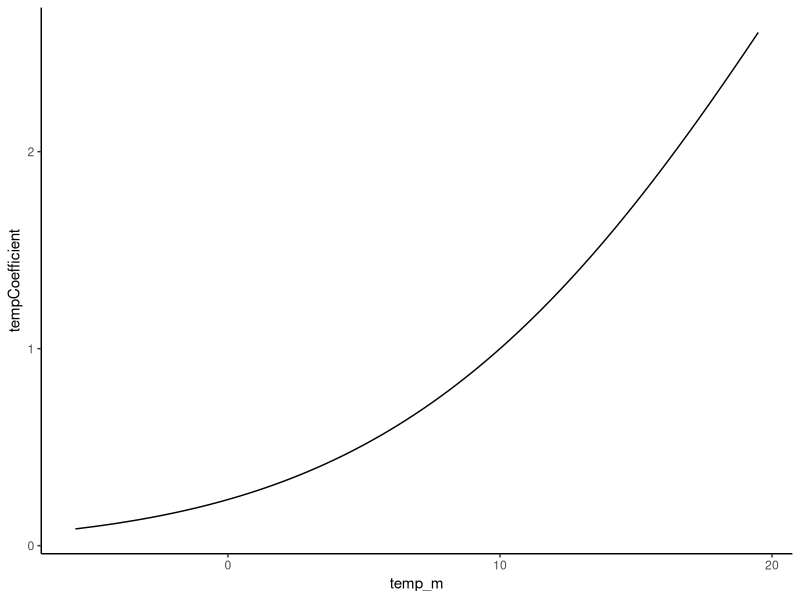

This chart was generated by the following R code: (Note: this script raises an error after producing the figure.)
library(tidyverse)

# Inputs ----

## Temperature ----
temperatures <- read.table("InputFiles/temp55years.txt")
colnames(temperatures) <- c("meanmonthlytemp")
head(temperatures)

## Soil ----
soil <- as.data.frame(readLines("InputFiles/input.txt"))
colnames(soil) <- c("vect")

paramtype <- c(rep("soilInit",9),
               rep("crop",10),
               rep("manure",11),
               rep("C14_crop",11),
               rep("C14_manure",12),
               rep("fom", 6))

soil_df <- soil |> 
  separate(vect, sep = "\t", into = c("soilparam","value")) |> 
  dplyr::mutate(soilparam = paste(soilparam, paramtype, sep="_")) |> 
  pivot_wider(names_from = "soilparam", 
              values_from = "value") |>   
  dplyr::select(!starts_with("[") & where(~!any(is.na(.)))) |> 
  dplyr::select(where(~!any(is.na(.)))) |> 
  mutate_if(is.character, as.numeric)


## C inputs ----

cinp <- read.table("InputFiles/data.txt", sep = "\t", header= TRUE)

colnames(cinp) <-c("year",
                   "Cinp_plant_top","Cinp_plant_sub",
                   "Cinp_Cmanure", "C14plant","C14manure")

# functions ----




# modifiying decomposition as afunction of monthly temperatures


tempdependence <- function(temp_m){
  tempCoefficient <- 
    7.24 * exp(-3.432 + 0.168 * temp_m * (1 - 0.5 * temp_m / 36.9))
  tempCoefficient
}

temp_m=temperatures$meanmonthlytemp

data.frame("tempCoefficient" = do.call(rbind, lapply(temp_m, tempdependence)),
           "temp_m" = temperatures$meanmonthlytemp,
           "month"=rep(seq(1,12,1),length(temp_m)/12)) |>
ggplot(aes(y=tempCoefficient, x=temp_m)) + geom_line() + theme_classic()
ggplot(aes(y=tempCoefficient, x=month)) + geom_smooth() + geom_point()+ theme_classic()

## turnover ----

# C decay in each pool  

decay <- function(amount, k, tempCoefficient ){
  amount = amount_t * (-k * tempCoefficient)
  amount
}



# humification coeficcient as function of clay content
# k_hum
humification <- function(clayfrac){
  R= 1.67 * (1.85 + 1.6 * exp(-7.86 * clayfrac))
  h= 1/(R+1)
  
  h
}

clayfrac=seq(0.01,0.6,0.01)

data.frame("h" = do.call(rbind, lapply(clayfrac, humification)),
           "clayfrac" = clayfrac) |>
  ggplot(aes(y=h, x=clayfrac)) + geom_line() + theme_classic()


# inmovilization proportion as a function of C/N relation

inmovilization <- function(cn){
  CNfraction=min(56.2*cn^(-1.69),1)
  
  CNfraction
}


cn=seq(8,30,0.5)

data.frame("cnfrac" = do.call(rbind, lapply(cn, inmovilization)),
           "cn" = cn) |>
  ggplot(aes(y=cnfrac, x=cn)) + geom_line() + theme_classic()

# Runge-Kutta function ----

Rk4decay <- function(t0, u0, dt, k, tempCoefficient) {
  
  tempCoefficient=tempdependence(temp_m)
  
  f1 <- func(t0, u0, k, tempCoefficient)
  f2 <- func(t0 + dt / 2, u0 + dt * f1 / 2, k, tempCoefficient)
  f3 <- func(t0 + dt / 2, u0 + dt * f2 / 2, k, tempCoefficient)
  f4 <- func(t0 + dt, u0 + dt * f3, k, tempCoefficient)
  
  u1 <- u0 + dt * (f1 + 2 * f2 + 2 * f3 + f4) / 6
  return(u1)
}

func <- function(time, amount, k, tempCoefficient) {
  value <- amount * -k * tempCoefficient
  return(value)
}

# decomposition of FOM

DecompositionFom <-
  function(fomc,
           FOMdecompositionrate,
           tF,
           humification,
           humc,
           WITH_TRANSPORT,
           C14,
           DecayRate,
           transportFile) {
    
    fomcLeft <- rep(0, length(fomc))
    output <- rep(0, 4)
    CO2output <- rep(0, length(fomc))
    
    for (j in 1:length(fomc)) {
      depthInLayer <- DepthInLayer(j)
      
      substract <- 0
      if (C14 == TRUE)
        substract <- DecayRate * fomc[j]
      tempCofficent <-
        TemperatureCoefficent(Temperature(depthInLayer))
      
      FomAfterDecom <-
        Rk4decay(julianDay * t, fomc[j], t, FOMdecompositionrate, tempCofficent) - substract
      
      fomcLeft[j] <- fomcLeft[j] + FomAfterDecom
      fomc[j] <- fomc[j] - FomAfterDecom
      
      toLowerLayer <- 0
      inCorrentLayer <- 0
      
      if (WITH_TRANSPORT == TRUE) {
        toLowerLayer <- fomc[j] * tF
        inCorrentLayer <- fomc[j] * (1 - tF)
      }
      
      if (j != length(fomc))
        fomcLeft[j + 1] <- fomcLeft[j + 1] + toLowerLayer
      else
        fomcLeft[j] <- fomcLeft[j] + toLowerLayer
      
      fomc[j] <- inCorrentLayer
      
      CO2 <- fomc[j] * (1 - humification)
      humificationAmount <- fomc[j] * humification
      fomc[j] <- fomc[j] - CO2 - humificationAmount
      humc[j] <- humc[j] + humificationAmount
      CO2output[j] <- CO2
      
      if (j == 1)
        transportFile <- toLowerLayer
    }
    
    fomc <- fomcLeft
    
    return(CO2output)
  }



# starting soil conditions and rates constants in time ----

extraCarbon <-  soil_df$`Amended C_soilInit` / 12
#CNfraction <- soil_df$`C/N_soilInit`

Cproptop <- 0.47

startCAmount_top <- soil_df$`Initial C(t/ha)_soilInit` * Cproptop
startCAmount_sub <- soil_df$`Initial C(t/ha)_soilInit` * 1-Cproptop


humcPlant_top <-
  startCAmount_top * soil_df$PupperLayer_soilInit * inmovilization(soil_df$`C/N_soilInit`)
romcPlant_top <- startCAmount_top - humcPlant_top

humcPlant_sub <-
  startCAmount_sub * soil_df$PLoweLayer_soilInit * inmovilization(soil_df$`C/N_soilInit`)
romcPlant_sub <- startCAmount_sub - humcPlant_sub

humificationPlant <- humification(soil_df$clayfraction_crop)

# Assuming Data.Values is a data frame in R containing the necessary values

# Initialize data frames to store the results
co2_results <- data.frame(matrix(NA, nrow = nrow(cinp), ncol = 6))
total_amount <- data.frame(matrix(NA, nrow = nrow(cinp), ncol = 14))
transport_results <- data.frame(matrix(NA, nrow = nrow(cinp), ncol = 3))

# Loop through each data row in Data.Values
for (i in 1:nrow(cinp)) {
  dataYearValues <- cinp[i, ]
  julianDay <- 0
  
  # Loop through each month (1 to 12)
    
  # Implement the region-specific calculations for different months (if conditions)
    # ...  
  for (month in 1:12) {
    julianDay <- month * 30.4166

    
  # Calculate the values using the appropriate functions for DecompositionFom, DecompositionHum, and DecompositionRom
   #co2FomPlant = DecompositionFom(ref fomcPlant, Variables.FOMdecompositionratePlant, Variables.TFPlant, humificationPlant, ref humcPlant, WITH_TRANSPORT, false, 0, ref transportFomPlant);
    
    # Store the results in the corresponding data frames
    co2_results[i, ] <- c(co2FomPlant[1], co2FomPlant[2], co2HumPlant[1], co2HumPlant[2], co2RomPlant[1], co2RomPlant[2])
    total_amount[i, ] <- c(fomcPlant[1], humcPlant[1], romcPlant[1], fomcManure[1], humcManure[1], romcManure[1], fomcPlantC14[1], humcPlantC14[1], romcPlantC14[1], fomcManureC14[1], humcManureC14[1], romcManureC14[1], (fomcPlantC14[1] + humcPlantC14[1] + romcPlantC14[1] + fomcManureC14[1] + humcManureC14[1] + romcManureC14[1]) / (fomcPlant[1] + humcPlant[1] + romcPlant[1] + fomcManure[1] + humcManure[1] + romcManure[1]) * 100, (fomcPlant[1] + humcPlant[1] + romcPlant[1] + fomcManure[1] + humcManure[1] + romcManure[1]))
    transport_results[i, ] <- c(transportFomPlant + transportFomManure, transportHumPlant + transportHumManure, transportRomPlant + transportRomManure)
    
    # Increment temperatureValuePosition (if necessary)
    # ...
  }
}

# If Mode.Value == 2, co2_results, total_amount, and transport_results will contain the final results for each month
# If Mode.Value == 3, use co2_results, total_amount, and transport_results to create corresponding data frames or tables as needed



# transport vertical ----

inptop <- cinp[1,]

# topsoil

fom_top <- inptop$Cinp_plant_top
